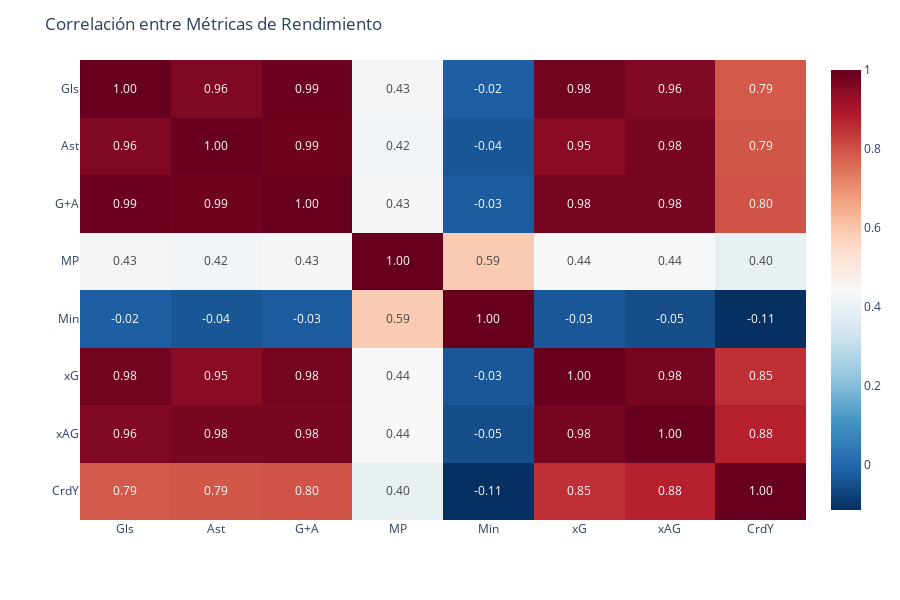

Write notebook code for a chart like this one.
### Code cell
# Correlación entre métricas de rendimiento
metricas = ['Gls', 'Ast', 'G+A', 'MP', 'Min', 'xG', 'xAG', 'CrdY']
corr = df[metricas].corr()
fig = px.imshow(corr, text_auto='.2f', color_continuous_scale='RdBu_r', aspect='auto')
fig.update_layout(title='Correlación entre Métricas de Rendimiento', template='plotly_white', height=600)
fig.show()

### Figure 1 — Plotly figure (JSON) as saved in the notebook; plotly's stock layout.template omitted (floating-point values rounded to 4 significant figures)
{"data": [{"coloraxis": "coloraxis", "hovertemplate": "x: %{x}<br>y: %{y}<br>color: %{z}<extra></extra>", "name": "0", "texttemplate": "%{z:.2f}", "type": "heatmap", "x": ["Gls", "Ast", "G+A", "MP", "Min", "xG", "xAG", "CrdY"], "xaxis": "x", "y": ["Gls", "Ast", "G+A", "MP", "Min", "xG", "xAG", "CrdY"], "yaxis": "y", "z": [[1.0, 0.961, 0.9932, 0.4266, -0.01745, 0.9836, 0.9595, 0.7873], [0.961, 1.0, 0.9866, 0.4243, -0.03545, 0.9496, 0.9752, 0.7915], [0.9932, 0.9866, 1.0, 0.4297, -0.02519, 0.9788, 0.9754, 0.7966], [0.4266, 0.4243, 0.4297, 1.0, 0.587, 0.4397, 0.4408, 0.4004], [-0.01745, -0.03545, -0.02519, 0.587, 1.0, -0.03354, -0.05273, -0.1148], [0.9836, 0.9496, 0.9788, 0.4397, -0.03354, 1.0, 0.9769, 0.852], [0.9595, 0.9752, 0.9754, 0.4408, -0.05273, 0.9769, 1.0, 0.8783], [0.7873, 0.7915, 0.7966, 0.4004, -0.1148, 0.852, 0.8783, 1.0]]}], "layout": {"coloraxis": {"colorscale": [[0, "rgb(5,48,97)"], [0.1, "rgb(33,102,172)"], [0.2, "rgb(67,147,195)"], [0.3, "rgb(146,197,222)"], [0.4, "rgb(209,229,240)"], [0.5, "rgb(247,247,247)"], [0.6, "rgb(253,219,199)"], [0.7, "rgb(244,165,130)"], [0.8, "rgb(214,96,77)"], [0.9, "rgb(178,24,43)"], [1, "rgb(103,0,31)"]]}, "height": 600, "margin": {"t": 60}, "title": {"text": "Correlación entre Métricas de Rendimiento"}, "xaxis": {"anchor": "y", "domain": [0, 1]}, "yaxis": {"anchor": "x", "autorange": "reversed", "domain": [0, 1]}}}
